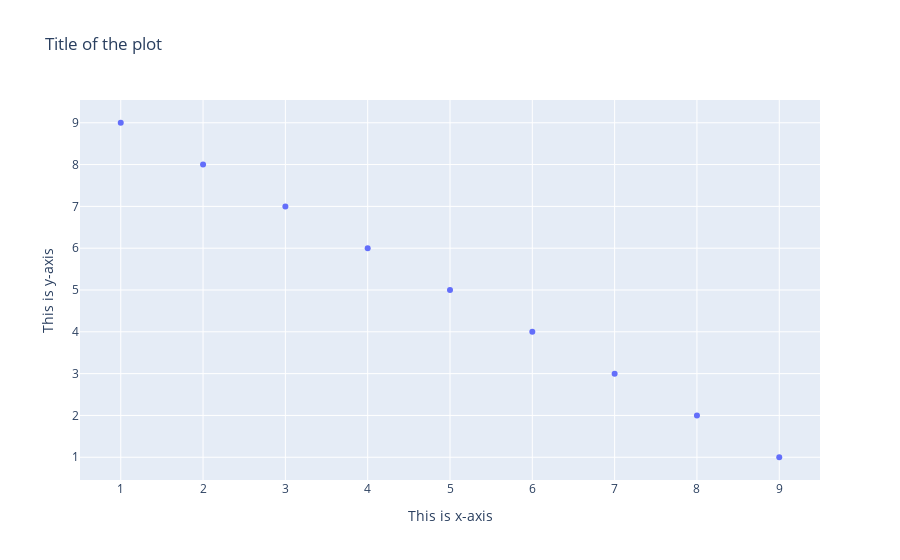

The notebook cell this image was saved under:
### Code cell
import plotly.express as px

x = [1, 2, 3, 4, 5, 6, 7, 8, 9]  # x-axis
y = [9, 8, 7, 6, 5, 4, 3, 2, 1]  # y-axis

# Data for the scatter plot
df = pd.DataFrame({'x': x, 'y': y})

fig = px.scatter(df, x='x', y='y', title='Title of the plot', labels={'x': 'This is x-axis', 'y': 'This is y-axis'}) # Create a scatter plot
fig.show() # Show the plot

### Figure 1 — Plotly figure (JSON) as saved in the notebook; plotly's stock layout.template omitted (floating-point values rounded to 4 significant figures)
{"data": [{"hovertemplate": "This is x-axis=%{x}<br>This is y-axis=%{y}<extra></extra>", "legendgroup": "", "marker": {"color": "#636efa", "symbol": "circle"}, "mode": "markers", "name": "", "orientation": "v", "showlegend": false, "type": "scatter", "x": [1, 2, 3, 4, 5, 6, 7, 8, 9], "xaxis": "x", "y": [9, 8, 7, 6, 5, 4, 3, 2, 1], "yaxis": "y"}], "layout": {"legend": {"tracegroupgap": 0}, "title": {"text": "Title of the plot"}, "xaxis": {"anchor": "y", "domain": [0, 1], "title": {"text": "This is x-axis"}}, "yaxis": {"anchor": "x", "domain": [0, 1], "title": {"text": "This is y-axis"}}}}
